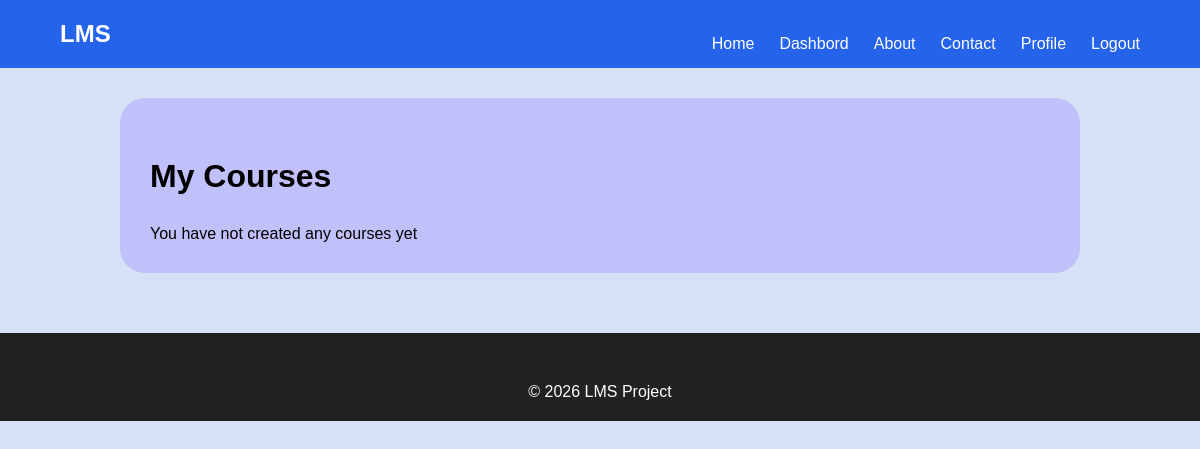
/accounts/instructor/courses (signed in), run on an earlier commit of the app's database.
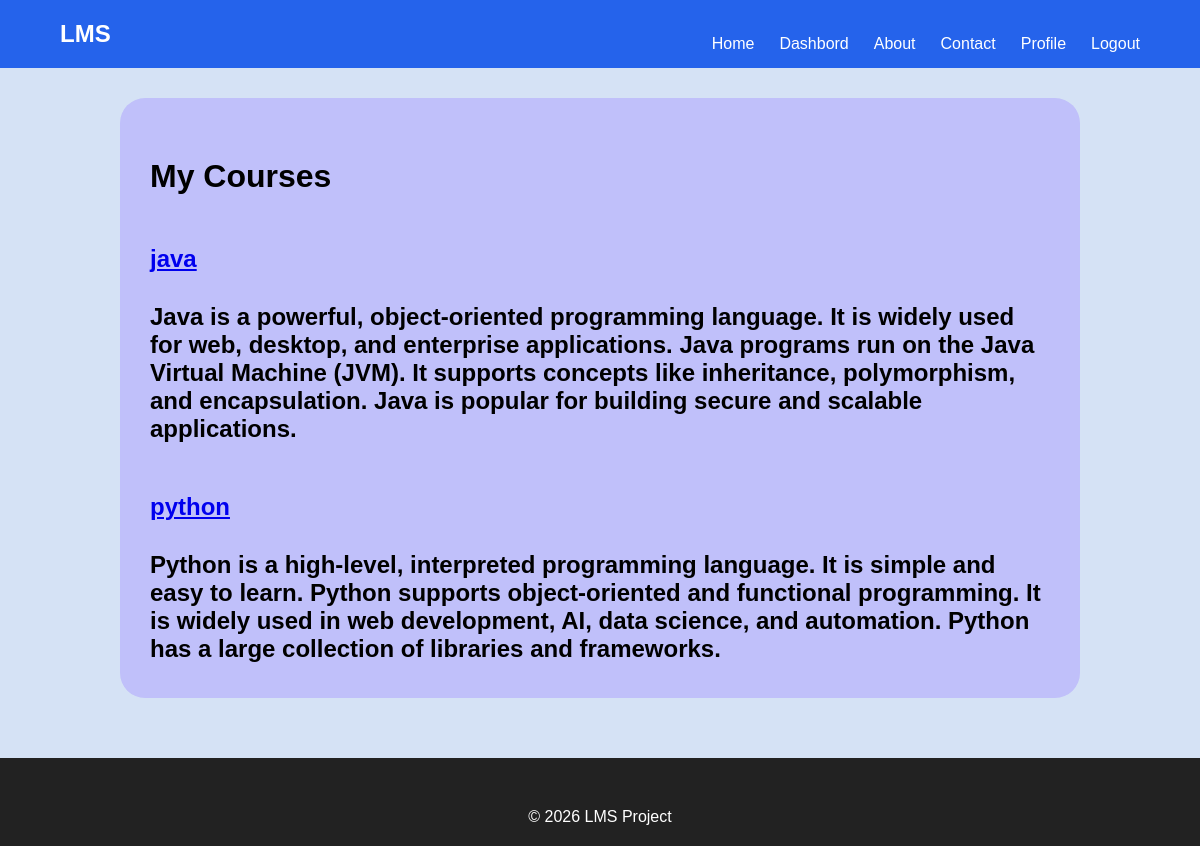
And on a later commit of the database.
### courses/models.py (models this page shows, shortened)
class Course(models.Model):
    title=models.CharField(max_length=200)
    description = models.TextField()
    instructor =models.ForeignKey(
        User,
        on_delete = models.CASCADE,
        related_name='course'
    )
    created_at = models.DateTimeField(auto_now_add = True)

### accounts/views.py (the view)
def instructor_courses(request):
    courses=Course.objects.filter(instructor =request.user)
    return render(
        request,
        "instructor/courses.html",
        {"courses":courses}
    )

### templates/instructor/courses.html
{% extends "base.html" %}
{% load static %}
{% block extra_css %}
<link rel="stylesheet" href="{% static 'css/subtitle.css' %}">
{% endblock %}
{% block content %}
<div class="course-container">
<h1>My Courses</h1>
{% for course in courses %}
<div class="course-card">
    <h2>
        <a href="{% url 'courses:course_detail' course.id %}">
        {{ course.title}}
    </a>
    <p>{{course.description}}</p>
</div>
{% empty %}
<p>You have not created any courses yet</p>
</div>
{% endfor %}
{% endblock %}

What changed in the data, as far as the page shows it:
added Course: title "java", description "Java is a powerful, object-oriented programming language. It is widely used for web, desktop, and enterprise applications. Java programs run on the Java Virtual Machine (JVM). It supports concepts like inheritance, polymorphism, and encapsulation. Java is popular for building secure and scalable applications."
added Course: title "python", description "Python is a high-level, interpreted programming language. It is simple and easy to learn. Python supports object-oriented and functional programming. It is widely used in web development, AI, data science, and automation. Python has a large collection of libraries and frameworks."
Also different on the page:
text no longer shown: "You have not created any courses yet"
